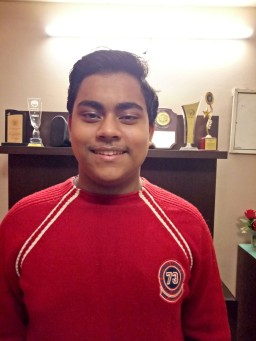
#> input picture Image&VideoProcessing/pic1.jpg, 256 x 341 px
$ jupyter execute 'Reading&ShowingImgs.ipynb'
#> lines starting #> are read from the running program, lines starting #| are printed output that depends on the picture
[cell 1]
import cv2

[cell 2]
import sys

[cell 3]
#image = cv2.imread(sys.argv[1])

[cell 4]
#Read Image

[cell 5]
image = cv2.imread('pic1.jpg')
#> image is the input picture: shape (341, 256, 3); mean B, G, R 105.3, 101.5, 163

[cell 6]
#Show Image

[cell 7]
cv2.imshow('Img',image)
cv2.waitKey(10000)
cv2.destroyAllWindows()

[cell 8]
#Implementing Grayscale and Blurring

[cell 9]
gray_image = cv2.cvtColor(image, cv2.COLOR_BGR2GRAY)
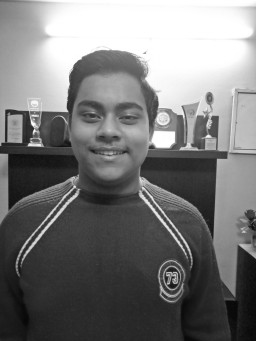
#> gray_image: shape (341, 256); min 5, max 255, mean 120.3

[cell 10]
blurred_image = cv2.GaussianBlur(image, (7,7), 0)
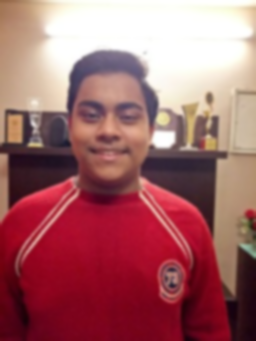
#> blurred_image: shape (341, 256, 3); mean B, G, R 105.3, 101.5, 163
